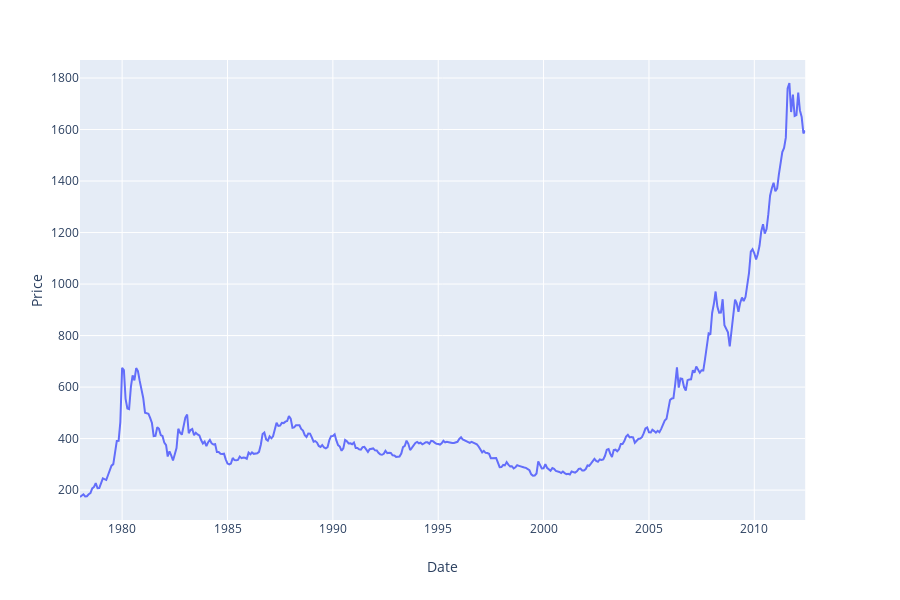

Notebook cell for this chart:
### Code cell
fig = px.line(train_data, x='Date', y='Price')
fig.show()

### Figure 1 — Plotly figure (JSON) as saved in the notebook; plotly's stock layout.template omitted (floating-point values rounded to 4 significant figures; data arrays with more than 128 entries replaced by an {"elided": "..."} marker saying what was removed)
{"data": [{"hoverlabel": {"namelength": 0}, "hovertemplate": "Date=%{x}<br>Price=%{y}", "legendgroup": "", "line": {"color": "#636efa", "dash": "solid"}, "mode": "lines", "name": "", "showlegend": false, "type": "scatter", "x": {"elided": "414 str values"}, "xaxis": "x", "y": {"elided": "414 float values"}, "yaxis": "y"}], "layout": {"height": 600, "legend": {"tracegroupgap": 0}, "margin": {"t": 60}, "xaxis": {"anchor": "y", "domain": [0, 0.98], "title": {"text": "Date"}}, "yaxis": {"anchor": "x", "domain": [0, 1], "title": {"text": "Price"}}}}
